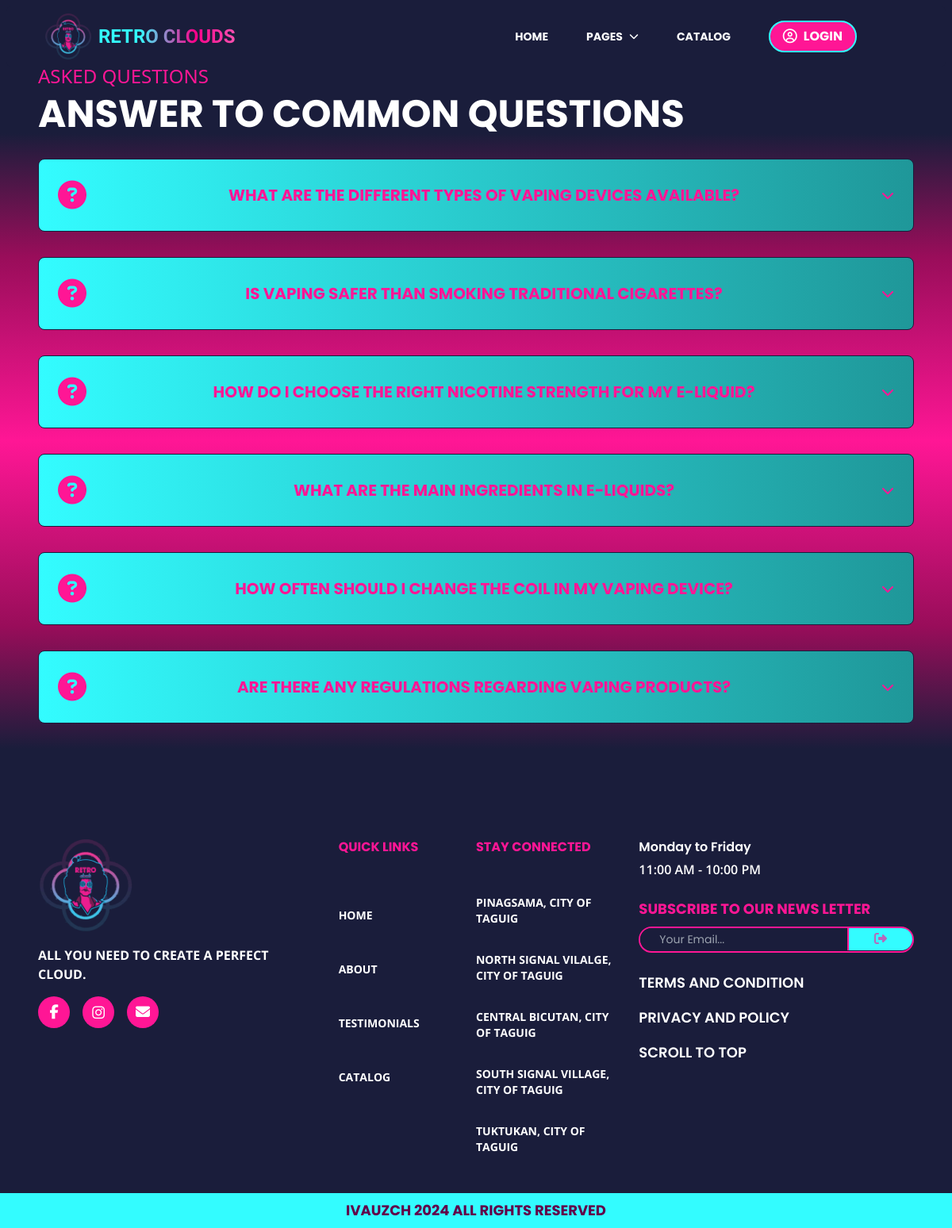
Screenshot of /Retro-Clouds-VS-PH-FINAL/faqs.php with the database file from the repository.
### tables this page shows
CREATE TABLE `faqs` (
  `faq_id` int(11) NOT NULL,
  `question` mediumtext NOT NULL,
  `answer` mediumtext NOT NULL
);

### Retro-Clouds-VS-PH-FINAL/faqs.php (the view, shortened to what this page needs)
<!DOCTYPE html>
<html lang="en">
<head>
    <link rel="stylesheet" href="./styles/output.css">
    <link rel="stylesheet" href="./styles/faqs.css">
</head>
<body class="bg-[#1A1D3B]" id="scroll-top">
    <?php
        include("./config/Navigation.php");
        include("./config/sidebar-cart.php");
    $sql = "SELECT * FROM faqs";
    $result1 = $conn->query($sql);
    ?>
    <div class="bg-[#1A1D3B] w-full max-w-full h-[30vh] pt-16 px-4 flex items-center justify-center flex-wrap mobilemd:px-6 iphone:pt-20 sm:h-[35vh] sm:px-8 md:px-10 lg:px-12 xl:px-14 laptopxxl:px-40 laptopxxl:h-[40vh] ">
        <div class="w-full flex flex-col gap-4 items-center justify-center sm:gap-2">
            <h2 class="retro-clouds-h2 text-[#ff1695] uppercase text-base font-medium w-full iphone:text-xl lg:text-2xl">Asked Questions</h2>
            <h1 class="retro_clouds_h2 text-white uppercase text-2xl font-bold w-full iphone:text-2xl sm:text-4xl lg:text-5xl laptopxxl:text-6xl">Answer to Common Questions</h1>
        </div>
    </div>
    <div class="retro_clouds_bg_gradient w-full max-w-full h-auto py-8 px-4 flex items-start justify-start flex-wrap mobilemd:px-6 sm:px-8 md:px-10 lg:px-12 xl:px-14 laptopxxl:px-40">
        <div class="w-full max-w-full flex flex-col gap-8 laptopxxl:gap-10">
            <?php
            while ($faqs = $result1->fetch_assoc()) {
            ?>
                <div class="accordions bg-gradient-to-r from-[#33FCFF] to-[#1F9799] border border-[#1A1D3B] rounded-lg">
                    <div class="faqs_title flex items-center justify-between  p-2 px-8 w-full gap-4 iphone:h-[70px] iphone:max-h-[70px] iphone:p-4 sm:h-[80px] sm:max-h-[80px] sm:p-6 lg:h-[90px] lg:max-h-[90px] laptopxxl:h-[100px] laptopxxl:max-h-[100px] laptopxxl:py-8">
                        <i class="fa-solid fa-circle-question text-[#FF1695] text-4xl xl:text-6xl"></i>
                        <span class="retro_clouds_h2 text-sm uppercase font-bold text-[#FF1695] mobilemd:text-base iphone:text-lg sm:text-xl xl:text-2xl xl:tracking-wider laptopxxl:text-3xl"><?php echo $faqs["question"]; ?></span>
                        <i class="fa-sharp fa-solid fa-chevron-down text-base accordion_icons font-bold text-[#FF1695] laptopxxl:text-lg"></i>
                    </div>
                </div>
            <?php
            }
            ?>
        </div>
    </div>
    <div class="bg-[#1A1D3B] w-full max-w-full h-[20vh] max-h-[20vh] py-8 flex items-start justify-start flex-wrap sm:h-[25vh] sm:max-h-[25vh] md:h-[30vh] md:max-h-[30vh] lg:h-[35vh] lg:max-h-[35vh] xl:h-[40vh] xl:max-h-[40vh] laptopxxl:h-[45vh] laptopxxl:max-h-[45vh] 2xl:h-[50vh] 2xl:max-h-[50vh]">
    </div>
    <?php
    require("./config/Footer.php");
    ?>
</body>
</html>

### Retro-Clouds-VS-PH-FINAL/styles/faqs.css (style rules this page uses)
* { scroll-behavior: smooth !important; }
:root { --bg-dark-violet: #1A1D3B; --bg-light-blue: #00FBFF; --bg-pink: #FF1695; --bg-heading: linear-gradient(90deg, rgba(51,252,255,1) 30%, rgba(255,0,138,1) 71%, rgba(255,80,176,1) 100%); --heading-light-blue: #00FBFF; --heading-pink: #FF008A; --heading-light-pink: #FF50B0; --txt-white: #FFF; --font-family-poppins: 'Poppins', sans-serif; --font-family-tourney: 'Tourney', sans-serif; --font-family-open-sans: 'Open Sans', sans-serif; --transition: all 0.2s ease; }
.retro_clouds_h2 { font-family: var(--font-family-poppins); }
.retro_clouds_bg_gradient { background: rgb(26,29,59); background: linear-gradient(180deg, rgba(26,29,59,1) 0%, rgba(153,13,90,1) 20%, rgba(255,22,149,1) 50%, rgba(153,13,90,1) 80%, rgba(26,29,59,1) 100%); }
.accordion_icons { transition: all 0.2s ease !important; }

### rows the page displays
faqs: question "WHAT ARE THE DIFFERENT TYPES OF VAPING DEVICES AVAILABLE?"
faqs: question "IS VAPING SAFER THAN SMOKING TRADITIONAL CIGARETTES?"
faqs: question "HOW DO I CHOOSE THE RIGHT NICOTINE STRENGTH FOR MY E-LIQUID?"
faqs: question "WHAT ARE THE MAIN INGREDIENTS IN E-LIQUIDS?"
faqs: question "HOW OFTEN SHOULD I CHANGE THE COIL IN MY VAPING DEVICE?"
faqs: question "ARE THERE ANY REGULATIONS REGARDING VAPING PRODUCTS?"
